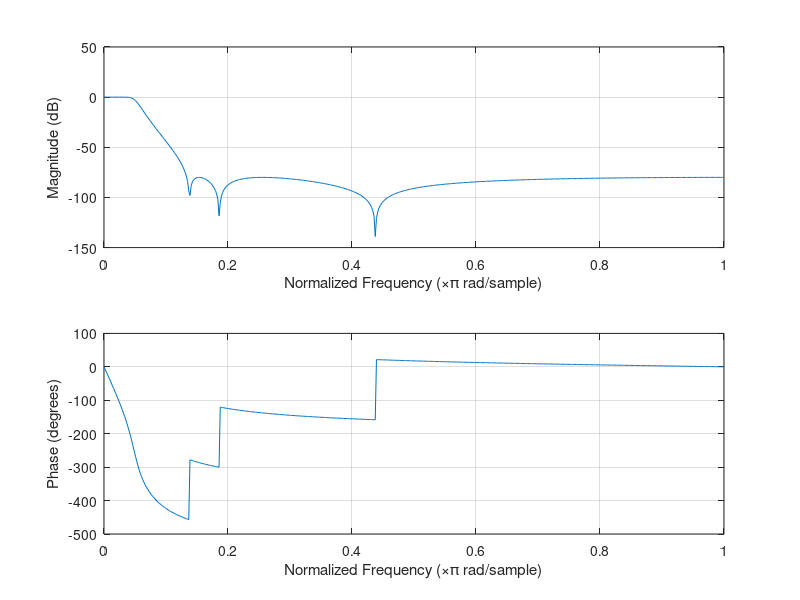

Write MATLAB code to recreate this figure. (Note: this script raises an error after producing the figure.)
clear all
close all
fs=6000;
fc=400;

[b,a]=cheby2(6,80,2*fc/fs);
rzad=6;
liczba_bit=20;
figure(2)
freqz(b,a);
[sos,g]=tf2sos(b,a);
g_prim=g^(1/3);

N=1000; % 100 test samples
%x=randn(N,1); % generate random samples
x=ones(1,N)*100;

y=zeros(N,1); % allocate output array
d=zeros(3,1); % clear delay line

for i=1:3
    for j=1:6
        sos3(i,j)=fixpoint(sos(i,j),liczba_bit);
    end
end


m=fixpoint(g_prim,liczba_bit);
m
hdl_creator(sos3,rzad/2,liczba_bit,m,'High_pas_top')

%{
for i=1:3
b=sos(i,1:3);
a=sos(i,4:6);

%freqz(bg,a);


for n=1:N
 y(n)=b(1)*x(n)+d(1);
 d(1)=b(2)*x(n)-a(2)*y(n)+d(2);
 d(2)=b(3)*x(n)-a(3)*y(n);
 
end
z=y;
x=y;
end
figure(1)
y=y.*g;
plot(1:N,floor(y))

%}